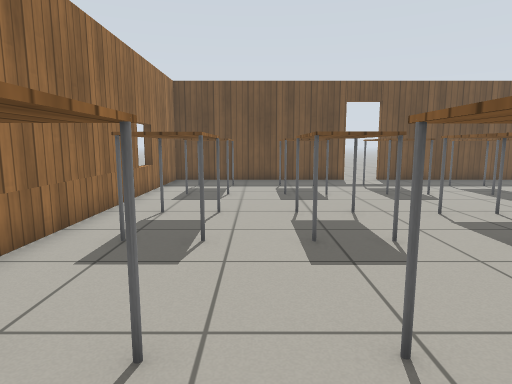
[1] (above)

16 first-person views from a walk through a Gazebo world. The camera is 0.9 m above the floor, tilts 8° down and sees 75° across. The lines on the ground mark 1 m squares. The floor is counted in squares, 0.5 m on a side. Each view is taken from the middle of a square. On the plan, view 1 faces up. The plan holds only what a view shows up to about 17 squares ahead; the rest is blank. The place goes on beyond the plan. Gazebo's built-in surfaces are drawn with simple patterns.

[2]
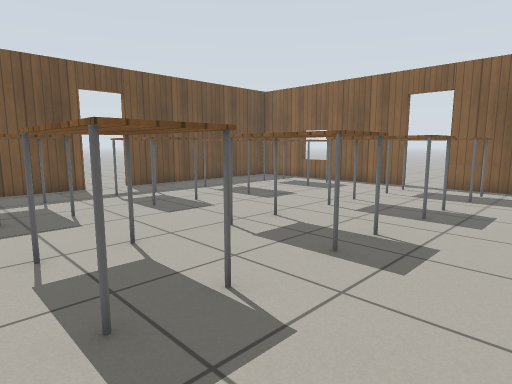

[3]
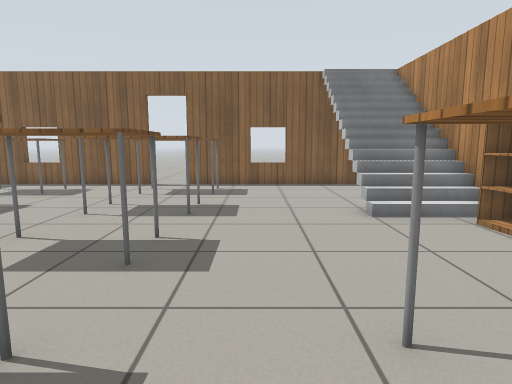

[4]
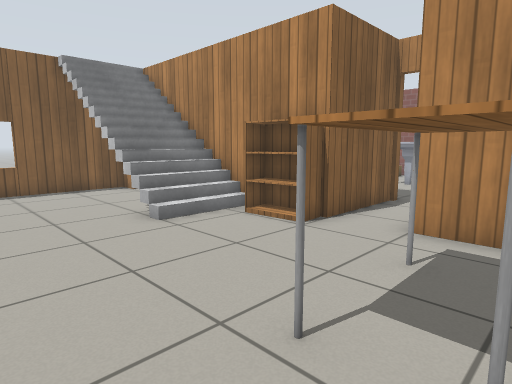

[5]
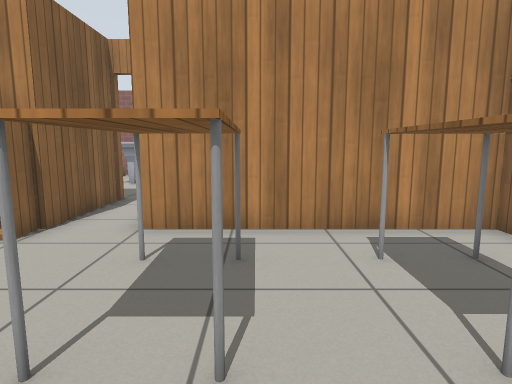

[6]
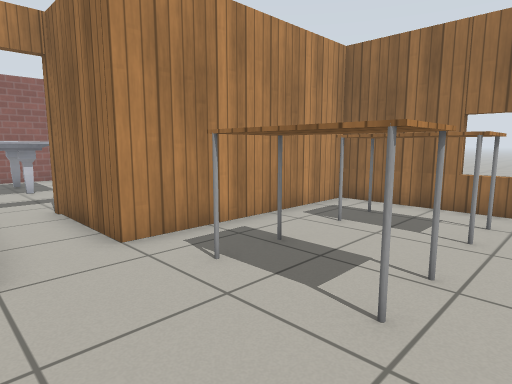

[7]
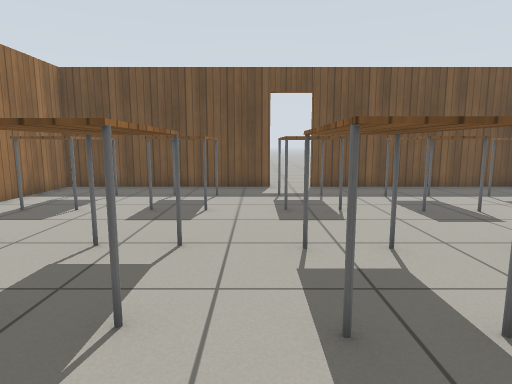

[8]
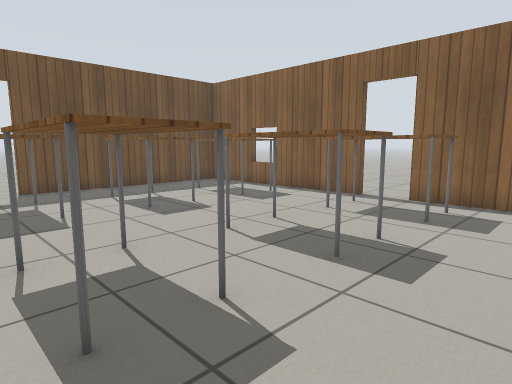

[9]
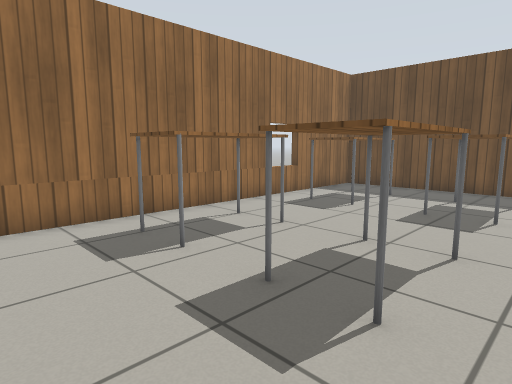

[10]
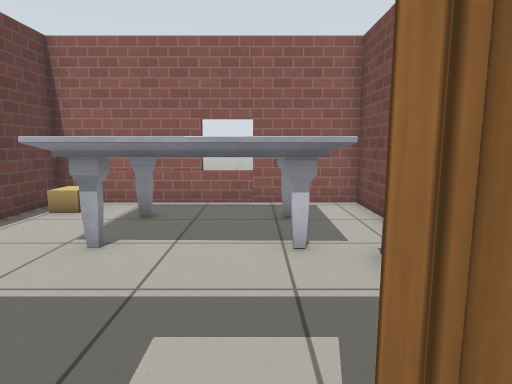

[11]
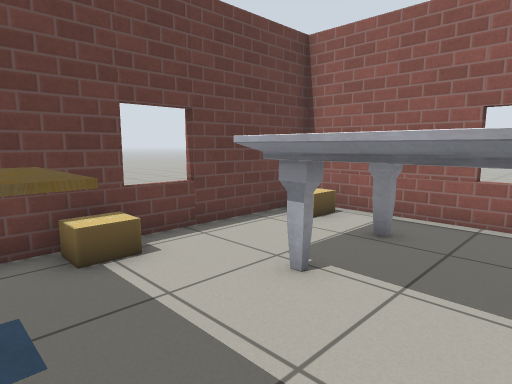

[12]
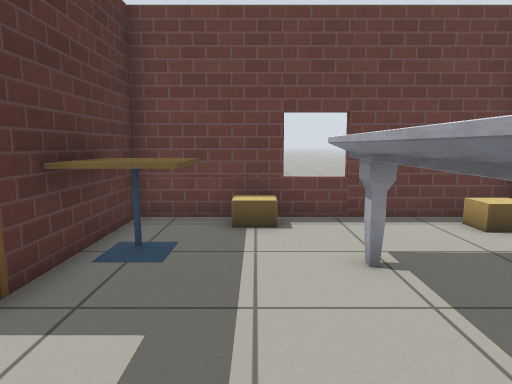

[13]
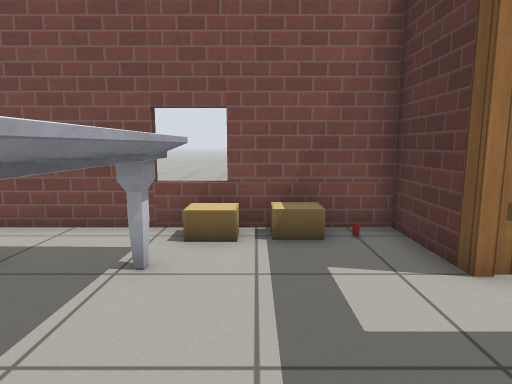

[14]
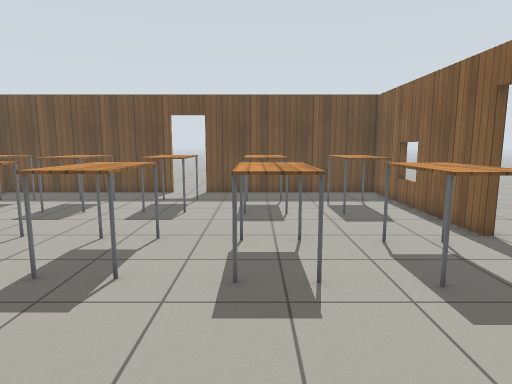

[15]
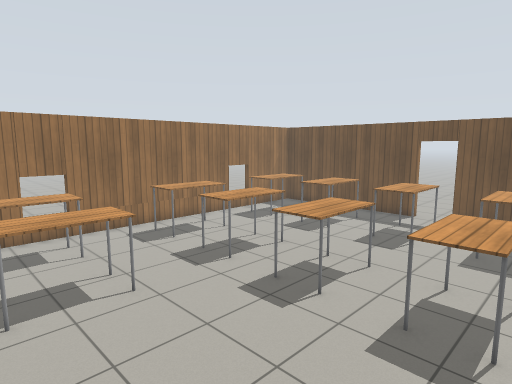

[16]
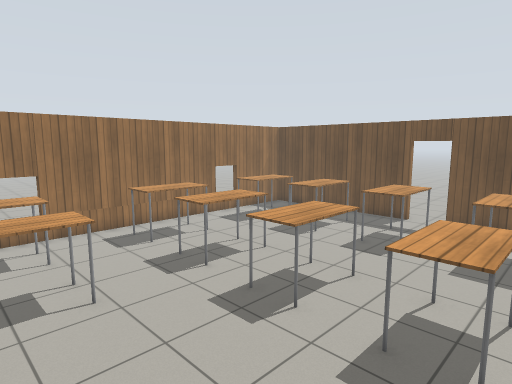

### Floor plan
Points are (right, up) in squares from view 1. A wall is a line through its corners. A room is listed if a view was taken in it or the views show most of it. See-through windows are left out.
Room 1 (views 1, 2, 3, 4, 5, 6, 7, 8, 9, 10, 14, 15, 16)
walls: (15.2, 8.9) (15.2, 17.4) (6.4, 17.4); (4.6, 17.4) (-4.2, 17.4) (-4.2, -2) (3.6, -2) (3.6, -6); (15.2, 1.8) (15.2, 7.1); (5.5, -6) (5.5, -2) (14.4, -2)
ways out: open door at (4.5, -6) to room 2; open door at (5.5, 17.5); open door at (15, 8)
objects: table (-2, 0) to (-1, 2); table (-2, 6) to (-1, 9); table (-2, 12) to (-1, 15); table (1, 0) to (3, 3); table (1, 6) to (2, 9); table (1, 12) to (2, 15); table (5, 6) to (6, 9); table (5, 12) to (6, 15); bookshelf (6, -1) to (7, -1); stairs (9, 1) to (13, 1); table (9, 6) to (10, 8); table (9, 12) to (10, 15); table (12, 12) to (14, 14); table (13, 6) to (14, 8)
Room 2 (views 11, 12, 13)
walls: (3.6, -6) (0.8, -6) (0.8, -7.5); (0.8, -8.5) (0.8, -15.4) (8.5, -15.4); (10.2, -14.4) (10.2, -6) (5.5, -6)
ways out: open door at (4.5, -6) to room 1
objects: cardboard box (1, -8) to (2, -8); cardboard box (2, -10); marble table (3, -11) to (7, -10); marble table (7, -14) to (7, -13); cafe table (7, -8) to (8, -7); cardboard box (9, -15) to (9, -14); cardboard box (9, -9) to (10, -9)

Positions as (right, up) in squares from view 1, and headings:
1: (0, 0), facing up
2: (0, 3), facing up-right
3: (0, 4), facing right
4: (1, 5), facing down-right
5: (1, 5), facing down
6: (6, 4), facing down-left
7: (4, 3), facing up
8: (4, 3), facing up-right
9: (4, 3), facing up-left
10: (4, -5), facing down
11: (4, -7), facing down-right
12: (2, -9), facing right
13: (8, -9), facing left
14: (9, 0), facing up
15: (11, -1), facing up-left
16: (11, 0), facing up-left
